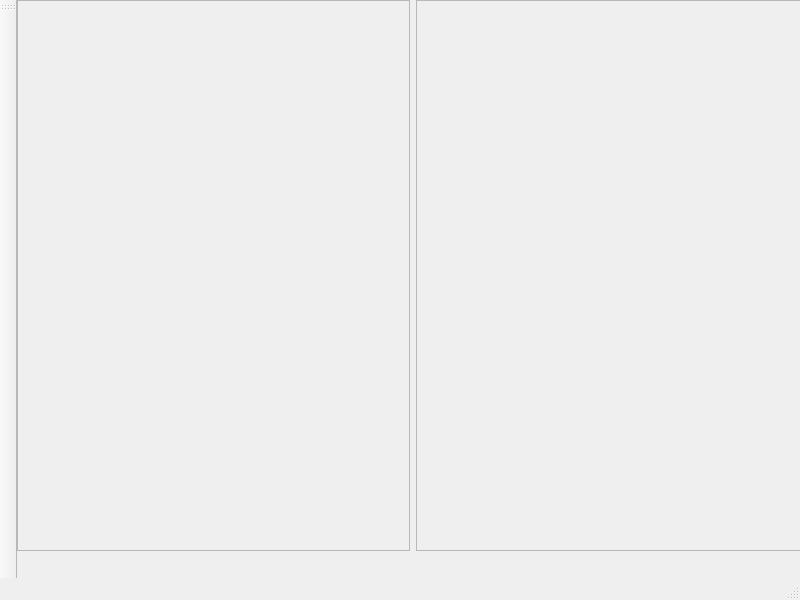
<?xml version="1.0" encoding="UTF-8"?>
<ui version="4.0">
 <class>MainWindow</class>
 <widget class="QMainWindow" name="MainWindow">
  <property name="geometry">
   <rect>
    <x>0</x>
    <y>0</y>
    <width>800</width>
    <height>600</height>
   </rect>
  </property>
  <property name="windowTitle">
   <string>MainWindow</string>
  </property>
  <widget class="QWidget" name="centralwidget">
   <widget class="QWidget" name="horizontalLayoutWidget">
    <property name="geometry">
     <rect>
      <x>0</x>
      <y>0</y>
      <width>791</width>
      <height>551</height>
     </rect>
    </property>
    <layout class="QHBoxLayout" name="mainContainer">
     <item>
      <layout class="QVBoxLayout" name="toolSettings">
       <item>
        <widget class="QFrame" name="toolSettingFrame">
         <property name="frameShape">
          <enum>QFrame::StyledPanel</enum>
         </property>
         <property name="frameShadow">
          <enum>QFrame::Raised</enum>
         </property>
        </widget>
       </item>
      </layout>
     </item>
     <item>
      <layout class="QHBoxLayout" name="canvasView">
       <item>
        <widget class="QFrame" name="canvasFrame">
         <property name="frameShape">
          <enum>QFrame::StyledPanel</enum>
         </property>
         <property name="frameShadow">
          <enum>QFrame::Raised</enum>
         </property>
        </widget>
       </item>
      </layout>
     </item>
    </layout>
   </widget>
  </widget>
  <widget class="QMenuBar" name="menubar">
   <property name="geometry">
    <rect>
     <x>0</x>
     <y>0</y>
     <width>800</width>
     <height>22</height>
    </rect>
   </property>
  </widget>
  <widget class="QStatusBar" name="statusbar"/>
  <widget class="QToolBar" name="toolBar">
   <property name="windowTitle">
    <string>toolBar</string>
   </property>
   <attribute name="toolBarArea">
    <enum>LeftToolBarArea</enum>
   </attribute>
   <attribute name="toolBarBreak">
    <bool>false</bool>
   </attribute>
  </widget>
 </widget>
 <resources/>
 <connections/>
</ui>
